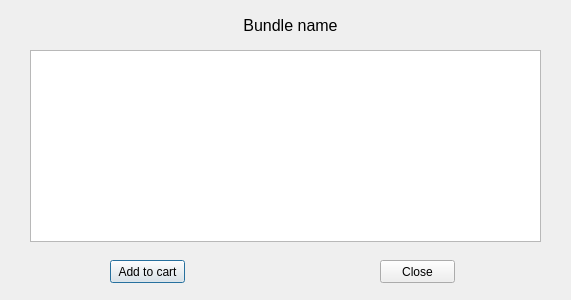
<?xml version="1.0" encoding="UTF-8"?>
<ui version="4.0">
 <class>BundleInfo</class>
 <widget class="QDialog" name="BundleInfo">
  <property name="geometry">
   <rect>
    <x>0</x>
    <y>0</y>
    <width>571</width>
    <height>300</height>
   </rect>
  </property>
  <property name="windowTitle">
   <string>Dialog</string>
  </property>
  <widget class="QPushButton" name="pushAdd_to_cart">
   <property name="geometry">
    <rect>
     <x>110</x>
     <y>260</y>
     <width>75</width>
     <height>23</height>
    </rect>
   </property>
   <property name="text">
    <string>Add to cart</string>
   </property>
  </widget>
  <widget class="QPushButton" name="pushClose">
   <property name="geometry">
    <rect>
     <x>380</x>
     <y>260</y>
     <width>75</width>
     <height>23</height>
    </rect>
   </property>
   <property name="text">
    <string>Close</string>
   </property>
  </widget>
  <widget class="QLabel" name="label">
   <property name="geometry">
    <rect>
     <x>120</x>
     <y>0</y>
     <width>341</width>
     <height>51</height>
    </rect>
   </property>
   <property name="text">
    <string>&lt;!DOCTYPE HTML PUBLIC &quot;-//W3C//DTD HTML 4.0//EN&quot; &quot;http://www.w3.org/TR/REC-html40/strict.dtd&quot;&gt;
&lt;html&gt;&lt;head&gt;&lt;meta name=&quot;qrichtext&quot; content=&quot;1&quot; /&gt;&lt;style type=&quot;text/css&quot;&gt;
p, li { white-space: pre-wrap; }
&lt;/style&gt;&lt;/head&gt;&lt;body style=&quot; font-family:'MS Shell Dlg 2'; font-size:8.25pt; font-weight:400; font-style:normal;&quot;&gt;
&lt;p align=&quot;center&quot; style=&quot; margin-top:0px; margin-bottom:0px; margin-left:0px; margin-right:0px; -qt-block-indent:0; text-indent:0px;&quot;&gt;&lt;span style=&quot; font-size:12pt;&quot;&gt;Bundle name&lt;/span&gt;&lt;/p&gt;&lt;/body&gt;&lt;/html&gt;</string>
   </property>
  </widget>
  <widget class="QTableView" name="tableBundle_items">
   <property name="geometry">
    <rect>
     <x>30</x>
     <y>50</y>
     <width>511</width>
     <height>192</height>
    </rect>
   </property>
   <property name="editTriggers">
    <set>QAbstractItemView::NoEditTriggers</set>
   </property>
   <property name="selectionMode">
    <enum>QAbstractItemView::SingleSelection</enum>
   </property>
  </widget>
 </widget>
 <resources/>
 <connections/>
</ui>
